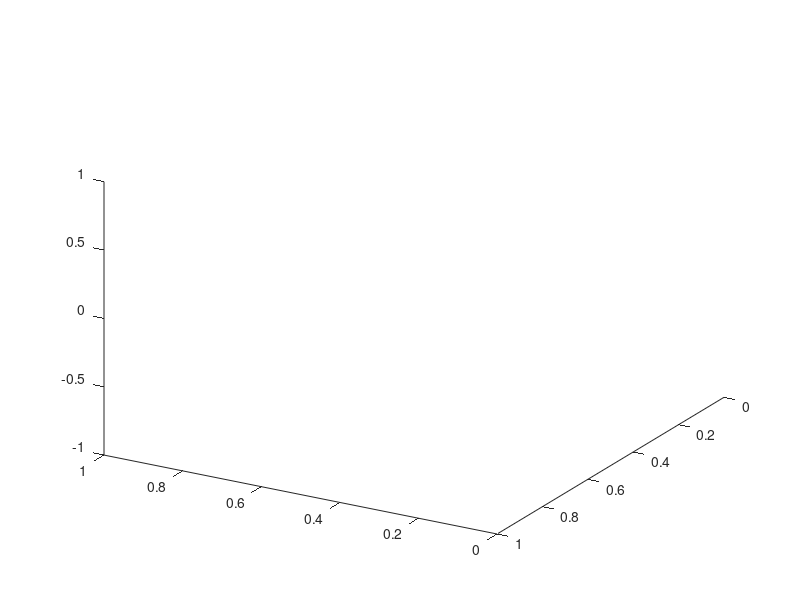

The MATLAB source for this figure: (Note: this script raises an error after producing the figure.)
figure(99999999);clf;
view(-150, 30);hold on;
%%
pvar x1 x2 x3;
%% Unsafe regions
C1 = (x1+4)^2+(x2-6)^2+(x3+2)^2-4;
C2 = (x1+3)^2+(x2+4)^2+(x3+4)^2-4;
C3 = (x1-4)^2+(x2-0)^2+(x3-0)^2-5;
C4 = (x1+4)^2+(x2-2)^2+(x3-4)^2-5;
%% Initial Barrier function with autonomous system
B_0 = -926163.9939077364*x1^6+257027.8194382421*x1^5*x2+1114280.643786584*x1^5*x3+201240.346766742*x1^4*x2^2-263537.4669273091*x1^4*x2*x3-1410172.924076108*x1^4*x3^2-620021.4707155579*x1^3*x2^3-470731.5188031173*x1^3*x2^2*x3+317313.2904248089*x1^3*x2*x3^2+87524.32825363729*x1^3*x3^3-1750806.968972303*x1^2*x2^4+11797.01047546853*x1^2*x2^3*x3+1885958.774594082*x1^2*x2^2*x3^2-15661.03621528457*x1^2*x2*x3^3-2658944.807774647*x1^2*x3^4+161311.6659057942*x1*x2^5+1720917.65384088*x1*x2^4*x3+33510.17871710166*x1*x2^3*x3^2-548727.4794381509*x1*x2^2*x3^3-283738.5365229551*x1*x2*x3^4-1419784.451496469*x1*x3^5-142597.4104408523*x2^6+52138.6132987351*x2^5*x3-163184.3653689249*x2^4*x3^2+166950.0761301221*x2^3*x3^3-566806.182745123*x2^2*x3^4-239442.1396904833*x2*x3^5-642690.1133243747*x3^6-696830.9098147663*x1^5+330862.4377695156*x1^4*x2+1807509.806103987*x1^4*x3+837267.4911669964*x1^3*x2^2-23873.92242735565*x1^3*x2*x3+1170593.804869505*x1^3*x3^2-518019.1556930111*x1^2*x2^3+65372.33762398906*x1^2*x2^2*x3+445767.6496450633*x1^2*x2*x3^2+2459826.248696288*x1^2*x3^3-3245365.199848898*x1*x2^4-358203.7729891831*x1*x2^3*x3+1662729.359506953*x1*x2^2*x3^2-176631.4041140994*x1*x2*x3^3-4342254.528352661*x1*x3^4+19659.23283137218*x2^5+2043286.429218962*x2^4*x3+78317.54957940077*x2^3*x3^2-1414691.956066933*x2^2*x3^3-295160.6190596161*x2*x3^4-1330259.439048674*x3^5-832587.9732691126*x1^4-63982.40805285073*x1^3*x2-1200522.69071716*x1^3*x3+1180223.636218488*x1^2*x2^2+540692.9352467548*x1^2*x2*x3+8238006.592535419*x1^2*x3^2+502486.5898205069*x1*x2^3+2340828.244666143*x1*x2^2*x3+292984.6384099874*x1*x2*x3^2+4250629.284472954*x1*x3^3-1910669.519192282*x2^4-585297.0300103959*x2^3*x3+1328395.139199292*x2^2*x3^2+122192.1497847754*x2*x3^3-1243560.679877585*x3^4-1099835.963070786*x1^3-641480.9197385721*x1^2*x2-6280329.881647754*x1^2*x3-1015385.743818734*x1*x2^2+706630.9776949236*x1*x2*x3+5693445.394214684*x1*x3^2+593160.1654524104*x2^3+2109817.351721545*x2^2*x3+149805.8508851641*x2*x3^2+2589330.924597146*x3^3-199481.3337080848*x1^2-738979.0011165645*x1*x2-6346397.498020018*x1*x3-1108576.644199351*x2^2+343716.3917563515*x2*x3+726243.6550288534*x3^2+1496846.595672866*x1-309236.6831834472*x2-2509456.197763228*x3+411103.3481464338;
%% Initial Lyapunov function
V0 = 10*x1^4+1*x2^4+20*x3^4+2*x1^2*x2^2-4*x3^2*x2^2+3*x1^2*x3^2;
C0 = 5e-3;
%% Sublevel set of V0
C = 96.811595465770495;
%% Optimal CBF
B_1 = - 273.39650242684382419611210934818*x1^4 + 3.2589263027938537575778354948852*x1^3*x2 + 3.3562511580000289335146135272225*x1^3*x3 - 0.015310159136399738993850050405854*x1^3 + 49.560606565764210529323463561013*x1^2*x2^2 - 5.6863118500645093433831789297983*x1^2*x2*x3 - 1.839760885155375058630511375668*x1^2*x2 + 492.75971320250397411655285395682*x1^2*x3^2 - 1.5992531329666697104130435036495*x1^2*x3 - 0.06476811099359396084462758835798*x1^2 - 4.4810995274363758511526611982845*x1*x2^3 - 4.1790204996910276236121717374772*x1*x2^2*x3 + 1.897106711113640820087766769575*x1*x2^2 + 1.9410588550273071284379966527922*x1*x2*x3^2 + 4.6231191532671704891299668815918*x1*x2*x3 + 0.178092708725241050116139263082*x1*x2 + 1.5480254619169324659111453001969*x1*x3^3 + 2.7257282965782598793680335802492*x1*x3^2 + 0.12158874575605656265242515701175*x1*x3 - 0.000081013903294964385772697346155269*x1 - 16.986346934193537805413143360056*x2^4 + 2.7918880650780653063236513844458*x2^3*x3 + 1.7519110948437255359522168873809*x2^3 - 16.66612225822484916193388926331*x2^2*x3^2 + 1.182358264011557746897551623988*x2^2*x3 - 0.87342702549842854420347748600761*x2^2 - 3.6388353511441993148878282227088*x2*x3^3 - 0.58096981620094623188776949973544*x2*x3^2 - 0.69804408467847633978919930086704*x2*x3 + 0.000012981585341486740300303084905131*x2 - 241.85695481156326991367677692324*x3^4 - 0.27175859700355692316620093151869*x3^3 - 0.16597403855979686593258293214603*x3^2 + 0.000041307146010535933280515691334855*x3 + 694.5013932663647437948384322226;
%% New Lyapunov function
V = 0.6208611094349646*x1^4-0.02716156081164378*x1^3*x2-0.02708885812522822*x1^3*x3+0.2240094021882353*x1^2*x2^2+0.4399640327471952*x1^2*x2*x3-0.4691321899483339*x1^2*x3^2+0.04251686032081572*x1*x2^3+0.009187018405654742*x1*x2^2*x3-0.09220713868055416*x1*x2*x3^2-0.06760769468185925*x1*x3^3+0.1488568286343931*x2^4+0.02325223946328157*x2^3*x3+0.3816787511347403*x2^2*x3^2-0.04257663299873744*x2*x3^3+0.467569625242744*x3^4+0.03201239138642915*x1^3-0.01887157059636539*x1^2*x2-0.02573972940739003*x1^2*x3+0.03162825132940131*x1*x2^2+0.04361577201095797*x1*x2*x3-0.1037075490574651*x1*x3^2-0.003366067501592693*x2^3-0.01608336337051472*x2^2*x3+0.01202496046162058*x2*x3^2+0.0233276368120514*x3^3+0.9707911104056866*x1^2-0.01988459016624386*x1*x2-0.1019143611403437*x1*x3+0.3477003513384749*x2^2+0.1331396702460586*x2*x3+0.5228630711587768*x3^2+0.001316609278053213*x1+3.001695459008127e-05*x2-4.3784027128929e-05*x3+9.260142686821981;
C0 = 18.453381984491568; 
%% New CBF
B_2 = - 155.1679086098446305186371318996*x1^4 + 4.1252996118450422358137075207196*x1^3*x2 + 2.9124602544426410055677933996776*x1^3*x3 + 0.85952799101245902502199669470428*x1^3 + 105.90631553740665538043685955927*x1^2*x2^2 - 5.1585575458326564657340895792004*x1^2*x2*x3 + 0.125572929828481949510177173579*x1^2*x2 + 199.86697922935266547028732020408*x1^2*x3^2 - 0.86091909077676664896472402688232*x1^2*x3 - 0.52428040854687074645568145569996*x1^2 - 4.4496746331224690251815445662942*x1*x2^3 - 3.9648082648753373291583557147533*x1*x2^2*x3 - 0.6958962173263882888818443461787*x1*x2^2 + 0.96383174402158444671329107222846*x1*x2*x3^2 + 3.6200519139518085864892782410607*x1*x2*x3 + 0.28199208304735490226988758877269*x1*x2 + 1.6988023895713015853914384933887*x1*x3^3 + 3.4144460497930224640583674045047*x1*x3^2 - 0.0302249987980013415378444108228*x1*x3 - 0.01201525020178525679503955814198*x1 - 32.18598255732464963330130558461*x2^4 + 2.1632280599002062793090317427414*x2^3*x3 + 1.2304235413850548308545285181026*x2^3 - 42.94793927574850300743491970934*x2^2*x3^2 - 0.015348271395937286565303026009133*x2^2*x3 - 0.18808238111091313271572289522737*x2^2 - 3.1860582991845460831825675995788*x2*x3^3 - 2.0152199674301458642844409041572*x2*x3^2 - 0.28033030318193924435021813224012*x2*x3 - 0.0012680724745507429649521435877091*x2 - 81.672746819698787135166639927775*x3^4 + 0.20187490393271115274309579490364*x3^3 - 0.268294278726131762979889572307*x3^2 - 0.0090262717733285841026358298222476*x3 + 628.29526604568468428624328225851;
%% Plot
figure(9999);clf;hold on;
xlim([-dom dom]); ylim([-dom dom]); zlim([-dom dom]); view(-30,20);
dom = 20; domain = [-dom dom -dom dom -dom dom];
ph1= patch(pcontour3(C1,0,domain,'c')); set(ph1, 'FaceColor', 'none', 'EdgeColor', 'k' );
ph2= patch(pcontour3(C2,0,domain,'c')); set(ph2, 'FaceColor', 'none', 'EdgeColor', 'k' );
ph3= patch(pcontour3(C3,0,domain,'c')); set(ph3, 'FaceColor', 'none', 'EdgeColor', 'k' );
ph4= patch(pcontour3(C4,0,domain,'c')); set(ph4, 'FaceColor', 'none', 'EdgeColor', 'k' );
phV0= patch(pcontour3(V0,double(C0),domain,'G')); 
set(phV0,'EdgeAlpha',0.6, 'FaceColor', 'none', 'EdgeColor', 'g' );
phVC= patch(pcontour3(V0,double(C),domain,'G')); 
set(phVC,'EdgeAlpha',0.5, 'FaceColor', 'none', 'EdgeColor', 'M' );
%%
inH = patch(pcontour3(B_1,0,domain,'c'));
set(inH, 'EdgeAlpha',0.3,'FaceColor', 'none', 'EdgeColor', 'c','LineStyle','-','LineWidth',1.5 ); hold on;
%%
inV = patch(pcontour3(V,double(C0),domain,'r'));
set(inV, 'EdgeAlpha',1,'FaceColor', 'none', 'EdgeColor', 'r','LineStyle','-','LineWidth',1 ); hold on;
%%
inB = patch(pcontour3(B_2,0,domain,'g'));
set(inB, 'EdgeAlpha',1,'FaceColor', 'none', 'EdgeColor', 'g','LineStyle','-','LineWidth',1.5 ); hold on;


%%
% legend([ph4,ph1,h1],{'$h(x)\geq 0$','$V(x)\leq c_0$','$Vector Field$'}, 'Interpreter','latex','location','northwest');
legend([ph4,ph1],{'$h(x)\geq 0$','$V(x)\leq c_0$'}, 'Interpreter','latex','location','northwest');


title('');
xlabel('$x_1$','Interpreter','latex','Fontsize',24);
ylabel('$x_2$','Interpreter','latex','Fontsize',24);
zlabel('$x_3$','Interpreter','latex','Fontsize',24);
set(gca,'xtick',[-20,-10,0,10,20]);
set(gca,'ytick',[-20,-10,0,10,20]);
set(gca,'ztick',[-20,-10,0,10,20]);
set(gca,'LooseInset',get(gca,'TightInset'))